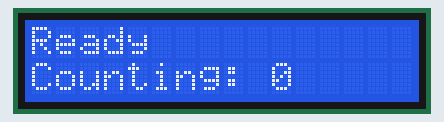
This sketch was run on a simulated Arduino Uno, built with avr-gcc and run on an emulated ATmega328P. On the bench: 16×2 character LCD. What the sketch prints to the serial monitor is not drawn.

Above: at 0.1 s.
At 4.7 s:
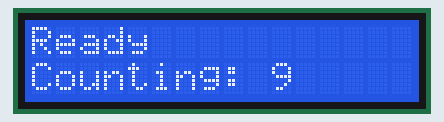
At 9.8 s:
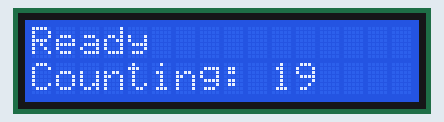
At 19.4 s:
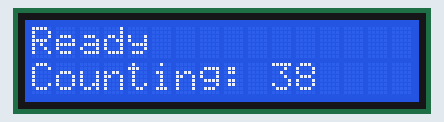
At 29.1 s:
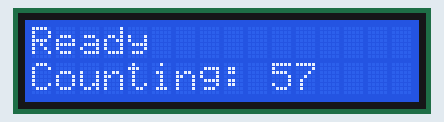
At 39.2 s:
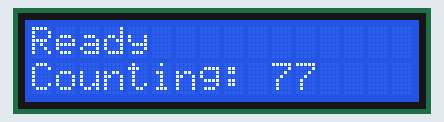

The sketch:

uno_i2c_lcd.ino
```cpp
/*
 * I2C LCD Operations
 * Simple operations that you can test your LCD
 */

#include <Wire.h>
#include <LiquidCrystal_PCF8574.h>

// LCD parameters
const int LCDADDR = 0x27;           // default address of LCD
LiquidCrystal_PCF8574 lcd(LCDADDR);  // instantiate a LCD


void setup() {
  // for debugging
  Serial.begin(9600);
  Serial.println("Ready - I2C LCD Test");
  // initialise LCD
  lcd.begin(16,2);                  // 16cols, 2 rows
  lcd.setBacklight(1);
  lcd.home();
  lcd.clear();
  lcd.noBlink();
  lcd.noCursor();
  lcd.setCursor(0,0);
  lcd.print("Ready");
}

void loop() {
  lcd.setCursor(0,1);
  lcd.print("Counting: ");
  for (int i=0; i<1000; ++i){
    lcd.setCursor(10,1);
    lcd.print("    ");      // clear contents
    lcd.setCursor(10,1);
    lcd.print(i);
    delay(500);
  }

}
```

Measured:
- what the display in image 1 shows lasts 0.5 s, from 4.7 s to 5.2 s
